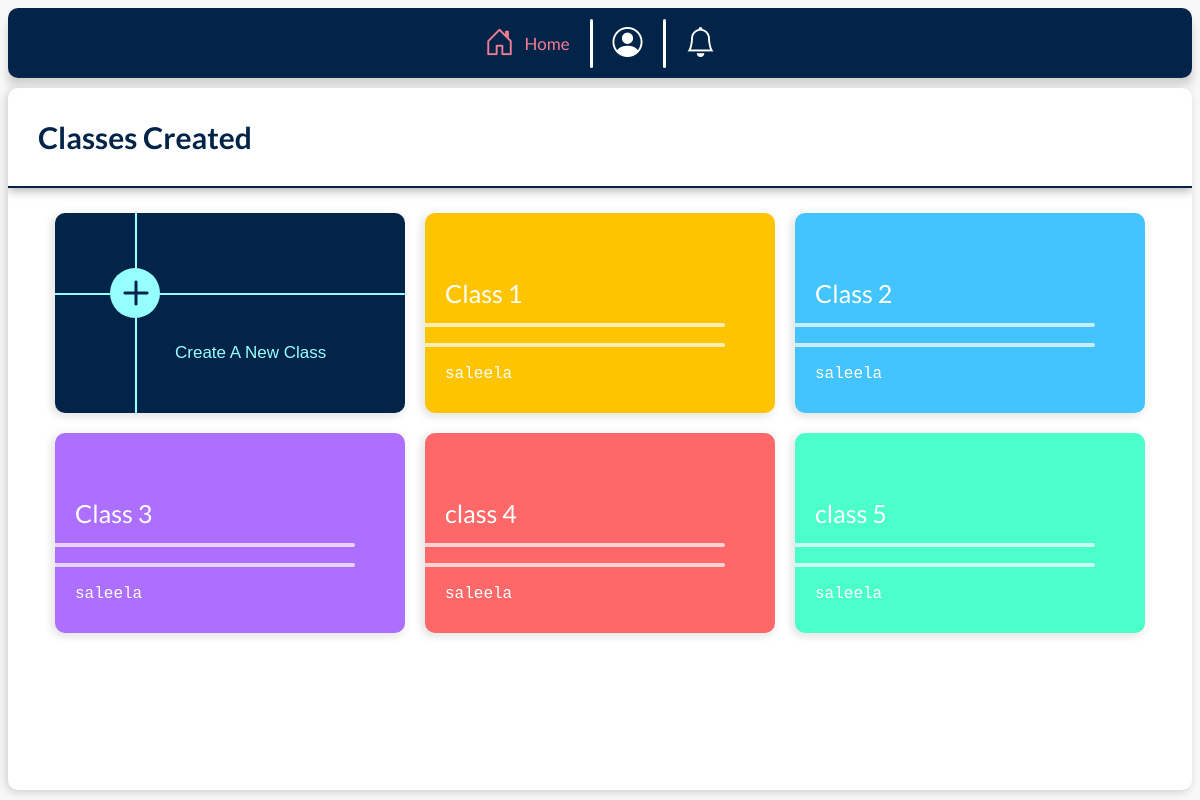
Before: /home/ (signed in) with the older database file.
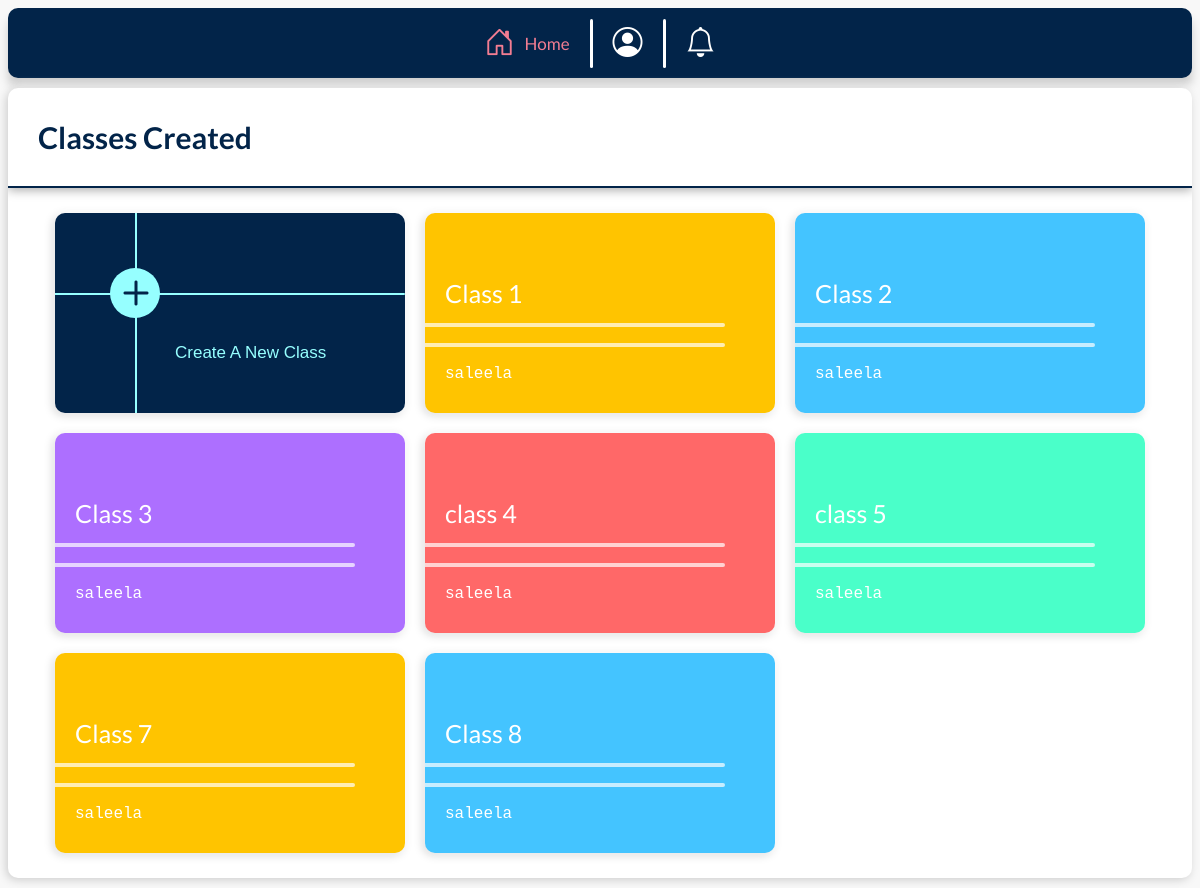
After: the same page with the newer database file.
### home/models.py (models this page shows, shortened)
class Class(models.Model):
    id = models.UUIDField(primary_key=True, default=uuid.uuid4, editable=False)
    teacher = models.ForeignKey(CustomUser, on_delete=models.CASCADE)
    title = models.CharField(max_length=80, null=False, blank=False)
    description = models.CharField(max_length=300, null=False, blank=False)
    date_started = models.DateField(auto_now_add=True)
    active = models.BooleanField(default=True)

### register/models.py (models this page shows, shortened)
class CustomUser(AbstractBaseUser):
    email = models.EmailField(verbose_name='email', max_length=254, unique=True)
    username = models.CharField(max_length=30, unique=False)
    date_joined = models.DateTimeField(verbose_name='date joined', auto_now_add=True)
    last_login = models.DateTimeField(verbose_name='last login', auto_now=True)
    is_admin = models.BooleanField(default=False)
    is_active = models.BooleanField(default=True)
    is_staff = models.BooleanField(default=False)
    is_superuser = models.BooleanField(default=False)
    account_type = models.CharField(max_length=7, choices=ACCOUNT_TYPES, blank=False, null=False)
    profile_pic = models.ImageField(blank=True, upload_to=get_image_upload_location, default='profile/default.jpg')
    bio = models.TextField(max_length=300, null=True, blank=True)
    is_email_verified = models.BooleanField(default=False)
    objects = CustomUserManager()
    USERNAME_FIELD = 'email'
    REQUIRED_FIELDS = ['username', 'account_type']

### home/views.py (the view, shortened to what this page needs)
# urls.py: path('', HomePageView.as_view(), name='home-page'),
class HomePageView(AccountTypeView):
    def teacher_get(self, request):
        return render(request, 'home/home.html', {
            'header' : 'Classes Created',
            'create_new_title' : 'Create A New Class',
            'url_new' : f"{reverse('home:create-class')}",
            'class_obj_array' : request.user.class_set.all(),
        })

### home/views.py (called while the page is built)
    @authentication_check()
    def get(self, request, *args, **kwargs):
        if request.user.account_type == 'teacher':
            return self.teacher_get(request, *args, **kwargs)
        else:
            return self.student_get(request, *args, **kwargs)

### templates/home/home.html (shortened to what this page needs)
{% extends 'home/base.html' %}
{% load static %}
{% block headextraextra %}
<link rel='stylesheet' href="{% static 'css/home/home.css' %}">
{% endblock headextraextra %}
{% block bodyextra %}
<div class="header-container">
    <h1>{{ header }}</h1>
</div>
<div class="main-content">
    <div class="class-box create-new" onclick="location.href = '{{ url_new }}'">
        <div class="horizontal-line"></div>
        <div class="icon-container">
            <i class="bi bi-plus"></i>
        </div>
        <div class="text-area">{{ create_new_title }}</div>
    </div>
    {% if class_obj_array %}
        {% for class_obj in class_obj_array %}
            <div class="class-box">
                <div class="title-container">
                    <p>{{ class_obj.title }}</p>
                </div>
                <div class="horizontal-line one"></div>
                <div class="horizontal-line two"></div>
                <span class="teacher-name">{{ class_obj.teacher.username }}</span>
            </div>
        {% endfor %}
    {% endif %}
</div>
{% endblock bodyextra %}

Changed rows visible on the page:
added Class: title "Class 7", teacher.username "saleela"
added Class: title "Class 8", teacher.username "saleela"
